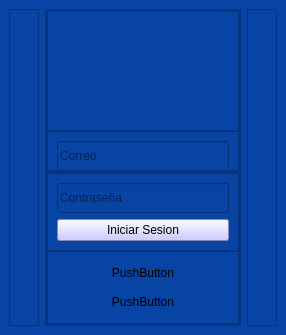
<?xml version="1.0" encoding="UTF-8"?>
<ui version="4.0">
 <class>Form</class>
 <widget class="QWidget" name="Form">
  <property name="geometry">
   <rect>
    <x>0</x>
    <y>0</y>
    <width>286</width>
    <height>335</height>
   </rect>
  </property>
  <property name="windowTitle">
   <string>Form</string>
  </property>
  <layout class="QHBoxLayout" name="horizontalLayout">
   <property name="spacing">
    <number>0</number>
   </property>
   <property name="leftMargin">
    <number>0</number>
   </property>
   <property name="topMargin">
    <number>0</number>
   </property>
   <property name="rightMargin">
    <number>0</number>
   </property>
   <property name="bottomMargin">
    <number>0</number>
   </property>
   <item>
    <widget class="QStackedWidget" name="stw_Contenedor_Paginas">
     <property name="styleSheet">
      <string notr="true">background-color: rgb(8, 68, 164);</string>
     </property>
     <property name="currentIndex">
      <number>0</number>
     </property>
     <widget class="QWidget" name="pg_login">
      <layout class="QHBoxLayout" name="horizontalLayout_2">
       <item>
        <widget class="QFrame" name="frame_9">
         <property name="minimumSize">
          <size>
           <width>30</width>
           <height>0</height>
          </size>
         </property>
         <property name="frameShape">
          <enum>QFrame::StyledPanel</enum>
         </property>
         <property name="frameShadow">
          <enum>QFrame::Raised</enum>
         </property>
        </widget>
       </item>
       <item>
        <widget class="QFrame" name="frame">
         <property name="frameShape">
          <enum>QFrame::StyledPanel</enum>
         </property>
         <property name="frameShadow">
          <enum>QFrame::Raised</enum>
         </property>
         <layout class="QVBoxLayout" name="verticalLayout">
          <property name="spacing">
           <number>0</number>
          </property>
          <property name="leftMargin">
           <number>0</number>
          </property>
          <property name="topMargin">
           <number>0</number>
          </property>
          <property name="rightMargin">
           <number>0</number>
          </property>
          <property name="bottomMargin">
           <number>0</number>
          </property>
          <item>
           <widget class="QFrame" name="frame_3">
            <property name="frameShape">
             <enum>QFrame::StyledPanel</enum>
            </property>
            <property name="frameShadow">
             <enum>QFrame::Raised</enum>
            </property>
            <layout class="QVBoxLayout" name="verticalLayout_2">
             <property name="spacing">
              <number>0</number>
             </property>
             <property name="leftMargin">
              <number>0</number>
             </property>
             <property name="topMargin">
              <number>0</number>
             </property>
             <property name="rightMargin">
              <number>0</number>
             </property>
             <property name="bottomMargin">
              <number>0</number>
             </property>
             <item>
              <widget class="QFrame" name="frame_7">
               <property name="minimumSize">
                <size>
                 <width>0</width>
                 <height>120</height>
                </size>
               </property>
               <property name="styleSheet">
                <string notr="true">image: url(:/Img/apoyo.png);</string>
               </property>
               <property name="frameShape">
                <enum>QFrame::StyledPanel</enum>
               </property>
               <property name="frameShadow">
                <enum>QFrame::Raised</enum>
               </property>
              </widget>
             </item>
             <item>
              <widget class="QFrame" name="frame_6">
               <property name="maximumSize">
                <size>
                 <width>16777215</width>
                 <height>40</height>
                </size>
               </property>
               <property name="frameShape">
                <enum>QFrame::StyledPanel</enum>
               </property>
               <property name="frameShadow">
                <enum>QFrame::Raised</enum>
               </property>
               <layout class="QVBoxLayout" name="verticalLayout_4">
                <item>
                 <widget class="QLineEdit" name="txtCorreo">
                  <property name="minimumSize">
                   <size>
                    <width>0</width>
                    <height>30</height>
                   </size>
                  </property>
                  <property name="inputMask">
                   <string/>
                  </property>
                  <property name="text">
                   <string/>
                  </property>
                  <property name="placeholderText">
                   <string>Correo</string>
                  </property>
                 </widget>
                </item>
               </layout>
              </widget>
             </item>
            </layout>
           </widget>
          </item>
          <item>
           <widget class="QFrame" name="frame_2">
            <property name="frameShape">
             <enum>QFrame::StyledPanel</enum>
            </property>
            <property name="frameShadow">
             <enum>QFrame::Raised</enum>
            </property>
            <layout class="QVBoxLayout" name="verticalLayout_3">
             <property name="spacing">
              <number>0</number>
             </property>
             <property name="leftMargin">
              <number>0</number>
             </property>
             <property name="topMargin">
              <number>0</number>
             </property>
             <property name="rightMargin">
              <number>0</number>
             </property>
             <property name="bottomMargin">
              <number>0</number>
             </property>
             <item>
              <widget class="QFrame" name="frame_5">
               <property name="maximumSize">
                <size>
                 <width>16777215</width>
                 <height>80</height>
                </size>
               </property>
               <property name="frameShape">
                <enum>QFrame::StyledPanel</enum>
               </property>
               <property name="frameShadow">
                <enum>QFrame::Raised</enum>
               </property>
               <layout class="QVBoxLayout" name="verticalLayout_5">
                <item>
                 <widget class="QLineEdit" name="txtContrasea">
                  <property name="minimumSize">
                   <size>
                    <width>30</width>
                    <height>30</height>
                   </size>
                  </property>
                  <property name="placeholderText">
                   <string>Contraseña</string>
                  </property>
                 </widget>
                </item>
                <item>
                 <widget class="QPushButton" name="btnIniciarSesion">
                  <property name="styleSheet">
                   <string notr="true">background-color: rgb(190, 188, 255);</string>
                  </property>
                  <property name="text">
                   <string>Iniciar Sesion</string>
                  </property>
                 </widget>
                </item>
               </layout>
              </widget>
             </item>
             <item>
              <widget class="QFrame" name="frame_4">
               <property name="frameShape">
                <enum>QFrame::StyledPanel</enum>
               </property>
               <property name="frameShadow">
                <enum>QFrame::Raised</enum>
               </property>
               <layout class="QVBoxLayout" name="verticalLayout_6">
                <item>
                 <widget class="QPushButton" name="pushButton">
                  <property name="text">
                   <string>PushButton</string>
                  </property>
                  <property name="flat">
                   <bool>true</bool>
                  </property>
                 </widget>
                </item>
                <item>
                 <widget class="QPushButton" name="pushButton_2">
                  <property name="text">
                   <string>PushButton</string>
                  </property>
                  <property name="flat">
                   <bool>true</bool>
                  </property>
                 </widget>
                </item>
               </layout>
              </widget>
             </item>
            </layout>
           </widget>
          </item>
         </layout>
        </widget>
       </item>
       <item>
        <widget class="QFrame" name="frame_10">
         <property name="minimumSize">
          <size>
           <width>30</width>
           <height>0</height>
          </size>
         </property>
         <property name="frameShape">
          <enum>QFrame::StyledPanel</enum>
         </property>
         <property name="frameShadow">
          <enum>QFrame::Raised</enum>
         </property>
        </widget>
       </item>
      </layout>
     </widget>
     <widget class="QWidget" name="pg_resgister"/>
    </widget>
   </item>
  </layout>
 </widget>
 <resources>
  <include location="img/pack.qrc"/>
 </resources>
 <connections/>
</ui>
